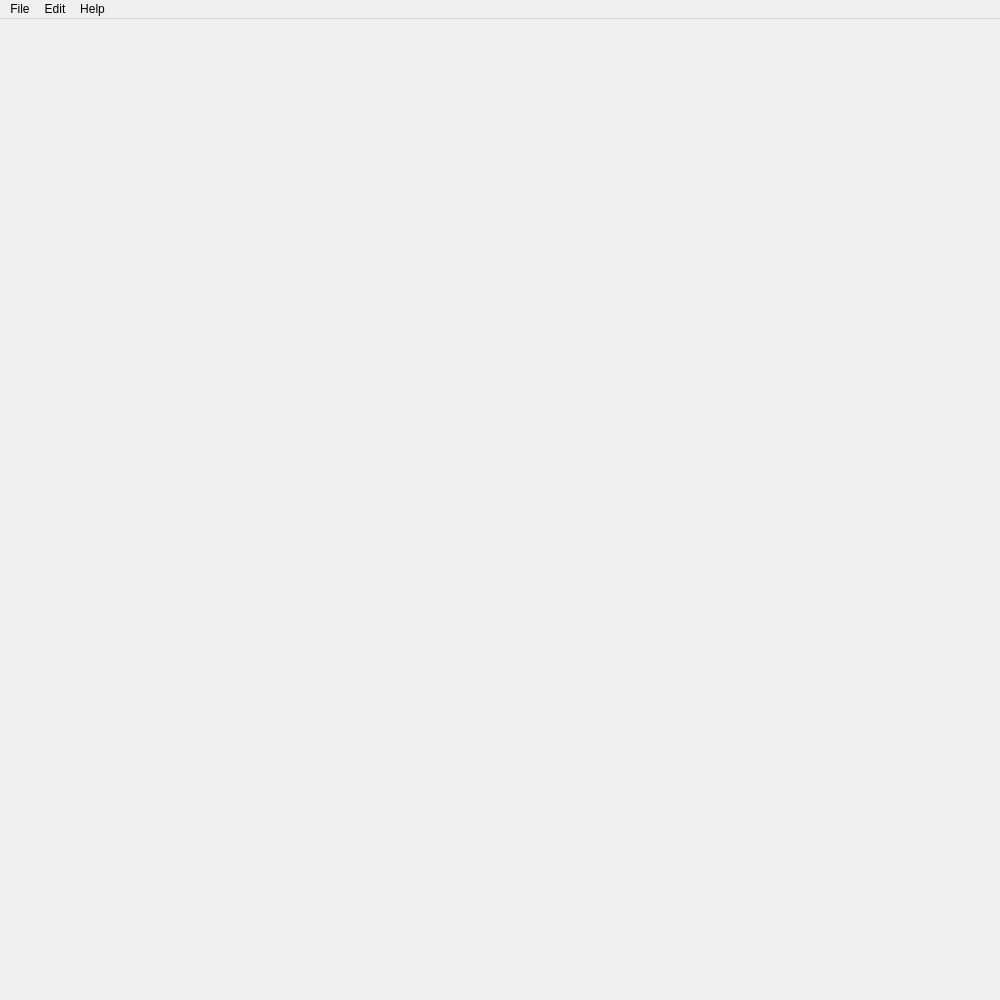
<?xml version="1.0" encoding="UTF-8"?>
<ui version="4.0">
 <class>MainWindow</class>
 <widget class="QMainWindow" name="MainWindow">
  <property name="geometry">
   <rect>
    <x>0</x>
    <y>0</y>
    <width>1000</width>
    <height>1000</height>
   </rect>
  </property>
  <property name="windowTitle">
   <string>Image Labeler</string>
  </property>
  <property name="windowIcon">
   <iconset>
    <normaloff>:/icons/icons/icon.png</normaloff>:/icons/icons/icon.png</iconset>
  </property>
  <widget class="QWidget" name="centralWidget">
   <layout class="QHBoxLayout" name="horizontalLayout"/>
  </widget>
  <widget class="QMenuBar" name="menuBar">
   <property name="geometry">
    <rect>
     <x>0</x>
     <y>0</y>
     <width>1000</width>
     <height>22</height>
    </rect>
   </property>
   <widget class="QMenu" name="menu_file">
    <property name="title">
     <string>File</string>
    </property>
    <addaction name="actionOpen_File"/>
    <addaction name="actionOpen_Dir"/>
    <addaction name="actionLoad"/>
    <addaction name="actionClose"/>
    <addaction name="separator"/>
    <addaction name="actionSave"/>
    <addaction name="actionSave_As"/>
    <addaction name="actionAuto_Save"/>
    <addaction name="separator"/>
    <addaction name="actionExit"/>
   </widget>
   <widget class="QMenu" name="menu_edit">
    <property name="title">
     <string>Edit</string>
    </property>
    <addaction name="actionUndo"/>
    <addaction name="actionRedo"/>
    <addaction name="separator"/>
    <addaction name="actionZoom_in"/>
    <addaction name="actionZoom_out"/>
    <addaction name="actionFit_Window"/>
    <addaction name="separator"/>
    <addaction name="actionPrevious_Image"/>
    <addaction name="actionNext_Image"/>
   </widget>
   <widget class="QMenu" name="menu_help">
    <property name="title">
     <string>Help</string>
    </property>
    <addaction name="actionAbout"/>
   </widget>
   <addaction name="menu_file"/>
   <addaction name="menu_edit"/>
   <addaction name="menu_help"/>
  </widget>
  <action name="actionOpen_File">
   <property name="icon">
    <iconset>
     <normaloff>:/icons/icons/file.png</normaloff>:/icons/icons/file.png</iconset>
   </property>
   <property name="text">
    <string>Open File</string>
   </property>
   <property name="shortcut">
    <string>Ctrl+O</string>
   </property>
  </action>
  <action name="actionOpen_Dir">
   <property name="icon">
    <iconset>
     <normaloff>:/icons/icons/open.png</normaloff>:/icons/icons/open.png</iconset>
   </property>
   <property name="text">
    <string>Open Dir</string>
   </property>
   <property name="toolTip">
    <string>Open Dir</string>
   </property>
   <property name="shortcut">
    <string>Ctrl+D</string>
   </property>
  </action>
  <action name="actionSave">
   <property name="enabled">
    <bool>false</bool>
   </property>
   <property name="icon">
    <iconset>
     <normaloff>:/icons/icons/save.png</normaloff>:/icons/icons/save.png</iconset>
   </property>
   <property name="text">
    <string>Save</string>
   </property>
   <property name="shortcut">
    <string>Ctrl+S</string>
   </property>
  </action>
  <action name="actionExit">
   <property name="icon">
    <iconset>
     <normaloff>:/icons/icons/quit.png</normaloff>:/icons/icons/quit.png</iconset>
   </property>
   <property name="text">
    <string>Exit</string>
   </property>
   <property name="shortcut">
    <string>Ctrl+Q</string>
   </property>
  </action>
  <action name="actionSave_As">
   <property name="enabled">
    <bool>false</bool>
   </property>
   <property name="icon">
    <iconset>
     <normaloff>:/icons/icons/save-as.png</normaloff>:/icons/icons/save-as.png</iconset>
   </property>
   <property name="text">
    <string>Save As</string>
   </property>
   <property name="shortcut">
    <string>Ctrl+Shift+S</string>
   </property>
  </action>
  <action name="actionAuto_Save">
   <property name="checkable">
    <bool>true</bool>
   </property>
   <property name="icon">
    <iconset>
     <normaloff>:/icons/icons/edit.png</normaloff>:/icons/icons/edit.png</iconset>
   </property>
   <property name="text">
    <string>Auto Save</string>
   </property>
  </action>
  <action name="actionUndo">
   <property name="enabled">
    <bool>false</bool>
   </property>
   <property name="icon">
    <iconset>
     <normaloff>:/icons/icons/undo.png</normaloff>:/icons/icons/undo.png</iconset>
   </property>
   <property name="text">
    <string>Undo</string>
   </property>
   <property name="shortcut">
    <string>Ctrl+Z</string>
   </property>
  </action>
  <action name="actionRedo">
   <property name="enabled">
    <bool>false</bool>
   </property>
   <property name="icon">
    <iconset>
     <normaloff>:/icons/icons/redo.png</normaloff>:/icons/icons/redo.png</iconset>
   </property>
   <property name="text">
    <string>Redo</string>
   </property>
   <property name="shortcut">
    <string>Ctrl+Shift+Z</string>
   </property>
  </action>
  <action name="actionAbout">
   <property name="icon">
    <iconset>
     <normaloff>:/icons/icons/help.png</normaloff>:/icons/icons/help.png</iconset>
   </property>
   <property name="text">
    <string>About</string>
   </property>
  </action>
  <action name="actionZoom_in">
   <property name="icon">
    <iconset>
     <normaloff>:/icons/icons/zoom-in.png</normaloff>:/icons/icons/zoom-in.png</iconset>
   </property>
   <property name="text">
    <string>Zoom in</string>
   </property>
  </action>
  <action name="actionZoom_out">
   <property name="icon">
    <iconset>
     <normaloff>:/icons/icons/zoom-out.png</normaloff>:/icons/icons/zoom-out.png</iconset>
   </property>
   <property name="text">
    <string>Zoom out</string>
   </property>
  </action>
  <action name="actionFit_Window">
   <property name="icon">
    <iconset>
     <normaloff>:/icons/icons/fit-window.png</normaloff>:/icons/icons/fit-window.png</iconset>
   </property>
   <property name="text">
    <string>Fit Window</string>
   </property>
  </action>
  <action name="actionClose">
   <property name="enabled">
    <bool>false</bool>
   </property>
   <property name="icon">
    <iconset>
     <normaloff>:/icons/icons/close.png</normaloff>:/icons/icons/close.png</iconset>
   </property>
   <property name="text">
    <string>Close</string>
   </property>
   <property name="shortcut">
    <string>Ctrl+W</string>
   </property>
  </action>
  <action name="actionPrevious_Image">
   <property name="enabled">
    <bool>false</bool>
   </property>
   <property name="icon">
    <iconset>
     <normaloff>:/icons/icons/prev.png</normaloff>:/icons/icons/prev.png</iconset>
   </property>
   <property name="text">
    <string>Previous Image</string>
   </property>
   <property name="shortcut">
    <string>Ctrl+Left</string>
   </property>
  </action>
  <action name="actionNext_Image">
   <property name="enabled">
    <bool>false</bool>
   </property>
   <property name="icon">
    <iconset>
     <normaloff>:/icons/icons/next.png</normaloff>:/icons/icons/next.png</iconset>
   </property>
   <property name="text">
    <string>Next Image</string>
   </property>
   <property name="shortcut">
    <string>Ctrl+Right</string>
   </property>
  </action>
  <action name="actionLoad">
   <property name="enabled">
    <bool>false</bool>
   </property>
   <property name="icon">
    <iconset>
     <normaloff>:/icons/icons/copy.png</normaloff>:/icons/icons/copy.png</iconset>
   </property>
   <property name="text">
    <string>Load Labels and Annotations</string>
   </property>
   <property name="iconText">
    <string>Load</string>
   </property>
   <property name="toolTip">
    <string>Load</string>
   </property>
   <property name="shortcut">
    <string>Ctrl+L</string>
   </property>
  </action>
  <zorder>annotationDockWidget</zorder>
  <zorder>labelDockWidget</zorder>
  <zorder>fileDockWidget</zorder>
 </widget>
 <layoutdefault spacing="6" margin="11"/>
 <resources>
  <include location="resource.qrc"/>
 </resources>
 <connections/>
</ui>
